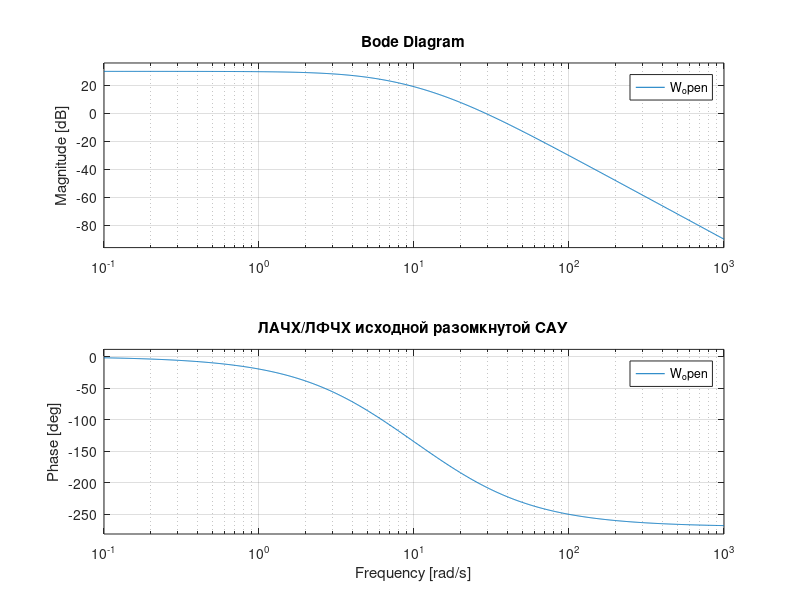

This chart was generated by the following MATLAB code: (Note: this script raises an error after producing the figure.)
clear;
clc;
close all;

%  W(s) = 32 / ((0.05s + 1)(0.1s + 1)(0.2s + 1))
num = 32;
den = conv(conv([0.05 1], [0.1 1]), [0.2 1]);
W_open = tf(num, den);
W_closed = feedback(W_open, 1);

char_eq = den + [0 0 0 num];
a3 = char_eq(1);
a2 = char_eq(2);
a1 = char_eq(3);
a0 = char_eq(4);

D1 = a2;
D2 = a2*a1 - a3*a0;
D3 = a0 * D2;

fprintf('Определители Гурвица: D1=%.4f  D2=%.4f  D3=%.4f\n', D1, D2, D3);

[Am, Pm, Wcg, Wcp] = margin(W_open);
fprintf('Исходная САУ: Pm = %.1f град на %.2f рад/с, Am = %.2f дБ на %.2f рад/с\n', ...
    Pm, Wcp, 20*log10(Am), Wcg);

figure('Name','Исходная САУ');
subplot(2,1,1);
step(W_closed, 1.2);
title('Переходная функция исходной САУ');
grid on;
subplot(2,1,2);
bode(W_open); grid on; title('ЛАЧХ/ЛФЧХ исходной разомкнутой САУ');

M_req = 1.19;
Tpp_req = 0.6;
sigma_req = 20;

gamma_req = asind(1/M_req);

Tp = [0.05 0.1 0.2];

% Нуль ПКУ компенсирует наибольшую постоянную времени объекта,
% полюс T2 выбирается в 5 раз меньше наименьшей постоянной объекта
% и выносит лишнее запаздывание за область частоты среза
T1 = max(Tp);
T2 = min(Tp) / 5;

% K выбирается из вариантов, удовлетворяющих M, sigma и Tпп,
% у которого установившееся значение h(inf) ближе к 1
w = logspace(-1, 3, 1000);
K = NaN;
h_best = 0;
for k = 0.001:0.001:0.2
    W_try = feedback(k * tf([T1 1], [T2 1]) * W_open, 1);
    if ~isstable(W_try)
        continue;
    end
    mag_try = squeeze(bode(W_try, w));
    M_try = max(mag_try) / dcgain(W_try);
    info_try = stepinfo(W_try);
    ok = M_try <= M_req && info_try.SettlingTime <= Tpp_req && info_try.Overshoot <= sigma_req;
    if ok && dcgain(W_try) > h_best
        h_best = dcgain(W_try);
        K = k;
    end
end
if isnan(K)
    error('При заданных Tp требования выполнить не удалось');
end

W_ku = K * tf([T1 1], [T2 1]);
fprintf('ПКУ: K = %.3f, T1 = %.3f с, T2 = %.3f с, h(inf) = %.3f\n', K, T1, T2, h_best);

asy = @(T) 20*log10(max(1, w*T));
L_isx = 20*log10(num) * ones(size(w));
for T = Tp
    L_isx = L_isx - asy(T);
end
L_zh = 20*log10(K*num) * ones(size(w));
for T = [Tp(Tp ~= T1) T2]
    L_zh = L_zh - asy(T);
end
L_ku = L_zh - L_isx;

W_final = W_ku * W_open;
W_closed_final = feedback(W_final, 1);

[Am2, Pm2, Wcg2, Wcp2] = margin(W_final);
fprintf('Скорректированная САУ: Pm = %.1f град (требуется >= %.1f), wc = %.2f рад/с\n', ...
    Pm2, gamma_req, Wcp2);

mag = squeeze(bode(W_closed_final, w));
M_fact = max(mag) / dcgain(W_closed_final);
fprintf('Фактическое M = %.4f (требуется <= %.2f)\n', M_fact, M_req);

info = stepinfo(W_closed_final);
Tpp_fact = info.SettlingTime;
sigma_fact = info.Overshoot;

yesNo = @(b) subsref({'НЕТ','ДА'}, struct('type','{}','subs',{{b+1}}));

fprintf('Соответствие: Tпп %.3f <= %.1f ? %s    sigma %.1f <= %.0f ? %s\n', ...
    Tpp_fact, Tpp_req, yesNo(Tpp_fact<=Tpp_req), sigma_fact, sigma_req, yesNo(sigma_fact<=sigma_req));

figure('Name','Асимптотические ЛАЧХ');
semilogx(w, L_isx, w, L_zh, w, L_ku, 'LineWidth', 1.5); grid on;
legend('Исходная L_{исх}','Желаемая L_{ж}','ПКУ L_{ку}','Location','best');
xlabel('\omega, рад/с'); ylabel('L, дБ');
title('Асимптотические ЛАЧХ — исходная, желаемая, ПКУ');

figure('Name','ЛАЧХ/ЛФЧХ систем');
bode(W_open, W_ku, W_final); grid on;
legend('Исходная W','ПКУ W_{ku}','Скорректированная W_{скор}','Location','best');
title('ЛАЧХ/ЛФЧХ — исходная, ПКУ, скорректированная');

figure('Name','Переходные характеристики');
step(W_closed, W_closed_final); grid on;
legend('Исходная САУ','Скорректированная САУ','Location','best');
title('Переходные характеристики замкнутых САУ');
